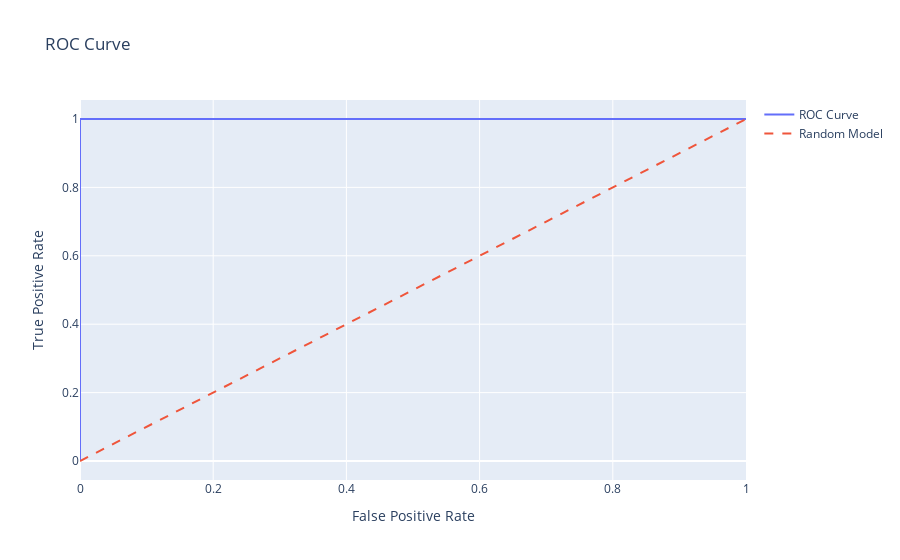

The code cell stored with this chart in its notebook:
### Markdown cell above
#### ROC  
ROC Curve and AUC Interpretation

**What is the ROC Curve?**
The **Receiver Operating Characteristic (ROC) curve** is a graphical representation that illustrates the performance of a classification model across different decision thresholds.

- It plots **True Positive Rate (TPR) vs. False Positive Rate (FPR)**.
- The **higher** the TPR and the **lower** the FPR, the better the model.

**How to Interpret the ROC Curve**
- A **perfect classifier** will have a curve that **rises sharply towards the top left corner**.
- A **random model** will have a **diagonal line** (FPR = TPR), meaning it is no better than random guessing.
- The closer the curve is to the top-left corner, the **better the classifier**.

---

Depending on the economical valuation of both cases, we might want to prioritize one or other. How? We can achieve this by modifying the classification cutoff so that we force our model to fail more on one or other error.
  
This is achieved by using the ROC curve (Receiver Operating Characteristic), which simulates all possible values for False Positive and True Positive rates for every cutoff.

### Code cell
fpr, tpr, _ = roc_curve(Y_test, y_pred_prob)
fig = go.Figure()
fig.add_trace(go.Scatter(x = fpr, y = tpr, mode='lines', name='ROC Curve'))
fig.add_trace(go.Scatter(x = [0, 1], y = [0, 1], mode = 'lines', line = dict(dash = 'dash'), name = 'Random Model'))
fig.update_layout(title = 'ROC Curve', xaxis_title = 'False Positive Rate', yaxis_title = 'True Positive Rate')
fig.show()

### Figure 1 — Plotly figure (JSON) as saved in the notebook; plotly's stock layout.template omitted (floating-point values rounded to 4 significant figures)
{"data": [{"mode": "lines", "name": "ROC Curve", "type": "scatter", "x": [0, 0, 0, 1], "y": [0, 0.01053, 1, 1]}, {"line": {"dash": "dash"}, "mode": "lines", "name": "Random Model", "type": "scatter", "x": [0, 1], "y": [0, 1]}], "layout": {"title": {"text": "ROC Curve"}, "xaxis": {"title": {"text": "False Positive Rate"}}, "yaxis": {"title": {"text": "True Positive Rate"}}}}
